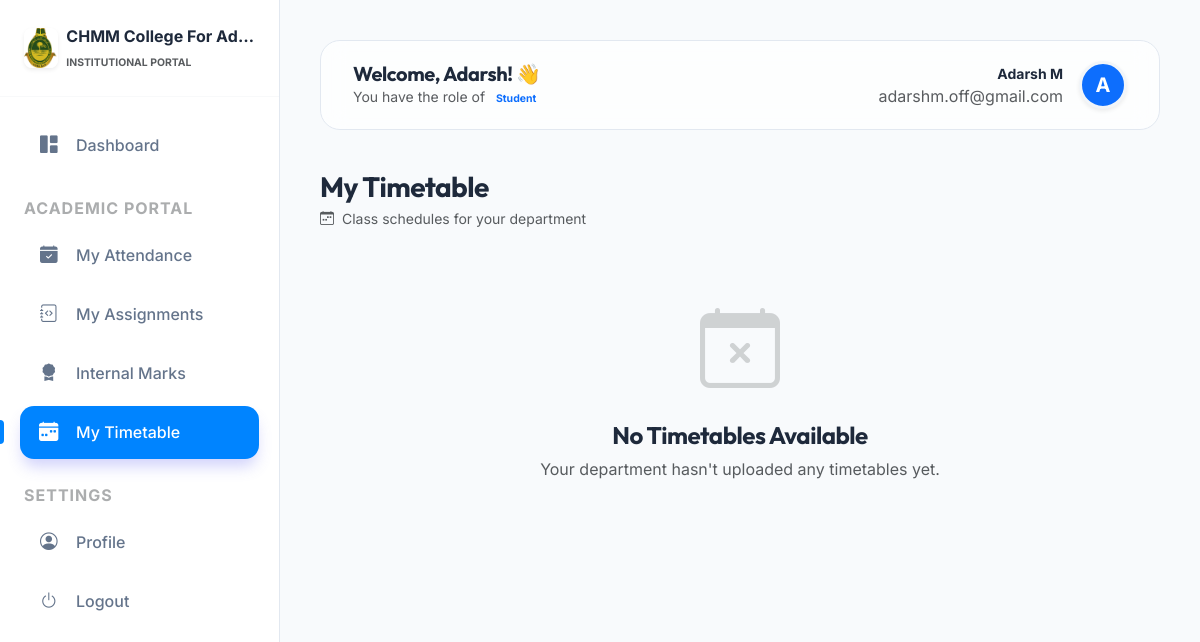
The page /management/student/timetable/ (signed in) on the database as committed earlier.
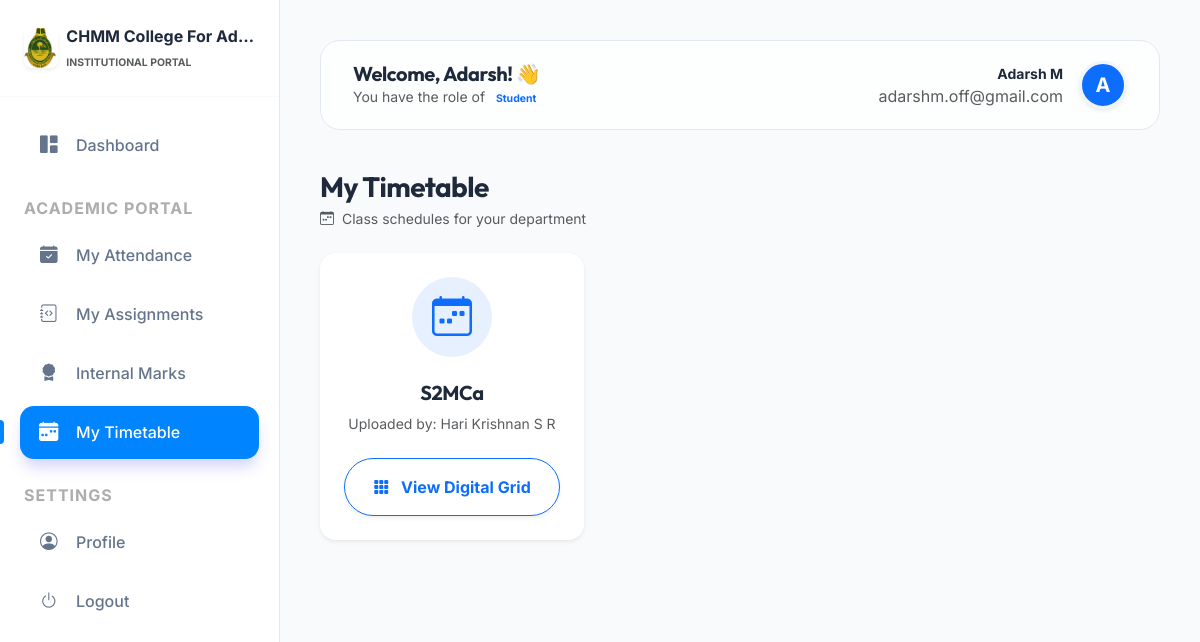
The same page on the database as committed later.
### management/models.py (models this page shows, shortened)
class TenantModel(models.Model):
    college = models.ForeignKey(College, on_delete=models.CASCADE)
    created_at = models.DateTimeField(auto_now_add=True)
    updated_at = models.DateTimeField(auto_now=True)
    class Meta:
        abstract = True

class TimeTable(TenantModel):
    department = models.ForeignKey(Department, on_delete=models.CASCADE, related_name='timetables')
    academic_class = models.ForeignKey(AcademicClass, on_delete=models.CASCADE, related_name='timetables', null=True, blank=True)
    title = models.CharField(max_length=255)
    file = models.FileField(upload_to='timetables/', null=True, blank=True)
    uploaded_by = models.ForeignKey('HODProfile', on_delete=models.SET_NULL, null=True)

class HODProfile(TenantModel):
    user = models.OneToOneField(settings.AUTH_USER_MODEL, on_delete=models.CASCADE, related_name='hod_profile')
    profile_photo = models.ImageField(upload_to='hods/photos/', null=True, blank=True)
    phone_number = models.CharField(max_length=15, blank=True)
    department = models.OneToOneField(Department, on_delete=models.SET_NULL, null=True, related_name='hod_profile')

### accounts/models.py (models this page shows, shortened)
class CustomUser(AbstractUser):
    ROLES = (
        ('SUPER_ADMIN', 'Super Admin'),
        ('COLLEGE_ADMIN', 'College Admin'),
        ('HOD', 'Head of Department'),
        ('TEACHER', 'Teacher'),
        ('STUDENT', 'Student'),
    )
    username = None
    email = models.EmailField(unique=True)
    role = models.CharField(max_length=20, choices=ROLES, default='STUDENT')
    college = models.ForeignKey(College, on_delete=models.CASCADE, null=True, blank=True, related_name='users')
    objects = CustomUserManager()
    USERNAME_FIELD = 'email'
    REQUIRED_FIELDS = []

### management/views.py (the view)
# urls.py: path('student/timetable/', views.student_timetable, name='student_timetable'),
@login_required
def student_timetable(request):
    if request.user.role != 'STUDENT':
        return redirect('dashboard')
    student = request.user.student_profile
    if student.academic_class:
        timetables = TimeTable.objects.filter(academic_class=student.academic_class)
    else:
        timetables = TimeTable.objects.filter(department=student.department)
    return render(request, 'management/student_timetable.html', {'timetables': timetables})

### management/templates/management/student_timetable.html (shortened to what this page needs)
{% extends 'base.html' %}
{% block content %}
<div class="d-flex justify-content-between align-items-center mb-4">
    <div>
        <h3 class="fw-bold text-main mb-1">My Timetable</h3>
        <p class="text-muted small mb-0"><i class="bi bi-calendar-week me-1"></i> Class schedules for your department</p>
    </div>
</div>
<div class="row g-4">
    {% for timetable in timetables %}
    <div class="col-md-6 col-lg-4">
        <div class="card border-0 shadow-sm rounded-4 h-100 hover-lift transition-all bg-white">
            <div class="card-body p-4 text-center">
                <div class="bg-primary bg-opacity-10 text-primary rounded-circle d-inline-flex align-items-center justify-content-center mb-4" style="width: 80px; height: 80px;">
                    <i class="bi bi-calendar-week fs-1"></i>
                </div>
                <h5 class="fw-bold text-main mb-2">{{ timetable.title }}</h5>
                <p class="text-muted small mb-4">Uploaded by: {% if timetable.uploaded_by %}{{ timetable.uploaded_by.user.get_full_name }}{% else %}Admin{% endif %}</p>
                {% if timetable.file %}
                <a href="{{ timetable.file.url }}" class="btn btn-primary w-100 py-3 fw-bold rounded-pill shadow-sm" download>
                    <i class="bi bi-download me-2"></i> Download PDF
                </a>
                {% else %}
                <a href="{% url 'view_timetable' timetable.id %}" class="btn btn-primary-soft text-primary w-100 py-3 fw-bold rounded-pill shadow-sm border border-primary">
                    <i class="bi bi-grid-3x3-gap-fill me-2"></i> View Digital Grid
                </a>
                {% endif %}
            </div>
        </div>
    </div>
    {% empty %}
    <div class="col-12 text-center py-5">
        <i class="bi bi-calendar-x display-1 text-muted opacity-25 mb-4 d-block"></i>
        <h4 class="fw-bold text-main">No Timetables Available</h4>
        <p class="text-muted">Your department hasn't uploaded any timetables yet.</p>
    </div>
    {% endfor %}
</div>
{% endblock %}

Rows that differ between the two databases and show on the page:
added TimeTable: title "S2MCa", uploaded_by.user.get_full_name "Hari Krishnan S R", file "View Digital Grid"
Other text that changed with them:
text no longer shown: "No Timetables Available Your department hasn't uploaded any timetables yet."
